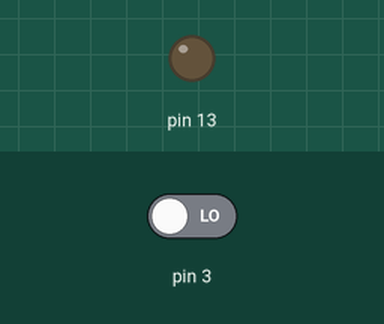
Bench run of a sketch on a simulated Arduino Uno, built with avr-gcc and run on an emulated ATmega328P. Parts: output pins drawn as LEDs (lit = HIGH). The inputs (shaded band) are chosen by the test bench; at power-on: pin 3 LOW. What the sketch prints to the serial monitor is not drawn.

Above: at 1.2 s.
1.3 s: pin 3 driven HIGH
At 1.9 s:
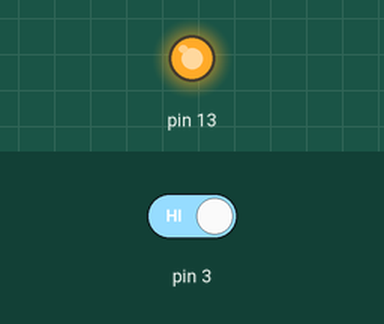
2.8 s: pin 3 driven LOW
At 3.1 s:
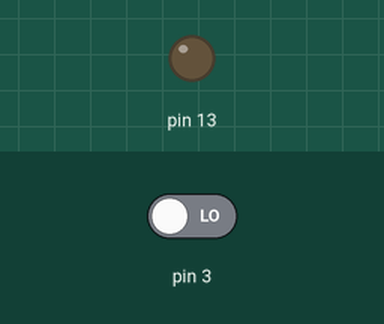
Timing chart, 0 to 5.8 s (numbered marks = the images above; inputs shaded):
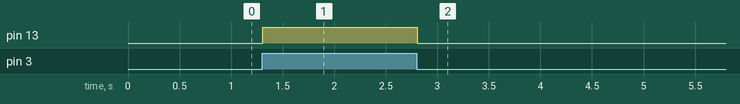

Measured:
- after the input at 1.3 s, pin 13: LOW → HIGH at once
- after the input at 2.8 s, pin 13: HIGH → LOW at once

The sketch:

PIR_sensor.ino
```cpp
int analogval;
void setup()
{
  pinMode(13, OUTPUT);
  Serial.begin(9600);
}

void loop()
{
  analogval=digitalRead(3);
  Serial.println(analogval);
  if(analogval==1)
  {
    digitalWrite(13,HIGH);
  }
  else
  {
    digitalWrite(13,LOW);
  }
}
```
